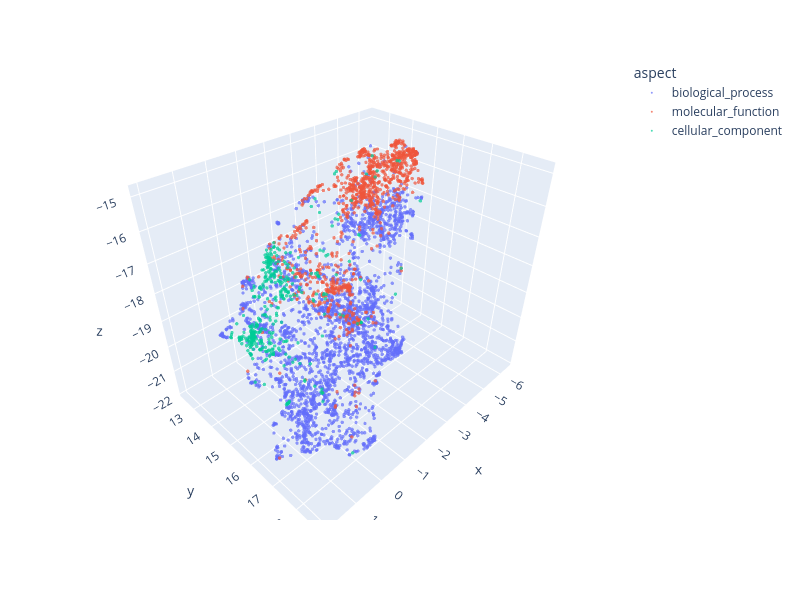
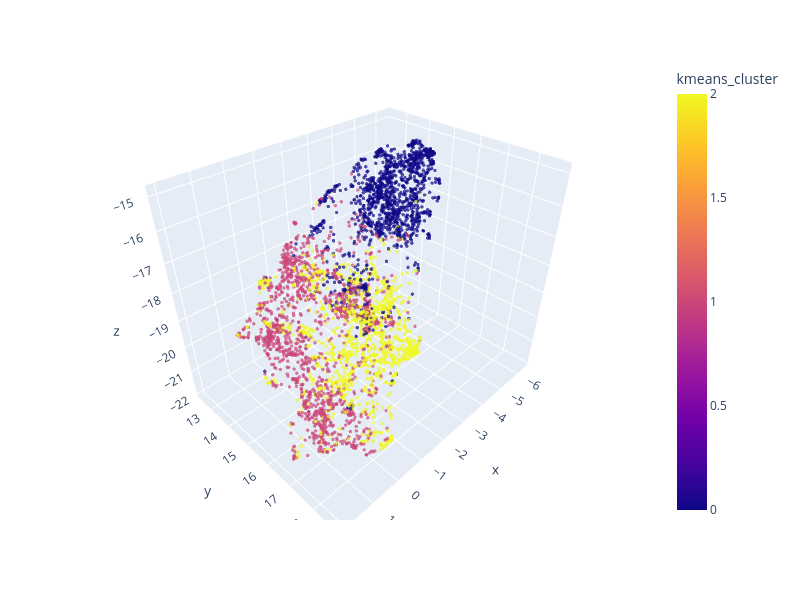

Notebook cell for these charts, in order:
### Code cell
# UMAP single shot

# parameters
n_neighbors = 15
min_dist = 0.2
metric = "cosine"
epoch = 5000
learning_rate = 1
width = 800
height = 600
size = 2
opacity = 0.7

# fit data
reducer = umap.UMAP(
    n_components=3,
    n_neighbors=n_neighbors,
    metric=metric,
    n_epochs=epoch,
    learning_rate=learning_rate,
    min_dist=min_dist,
    verbose=False,
    random_state=42,
)
results = reducer.fit_transform(go_sample)

# add to df
df_umap_sample = pd.DataFrame(results, columns=["x", "y", "z"])

# add columns from go samples
df_umap_sample.insert(0, "go_id", np.array(go_df_sample["go_id"]))
df_umap_sample.insert(1, "aspect", np.array(go_df_sample["aspect"]))
df_umap_sample.insert(2, "name", np.array(go_df_sample["name"]))
df_umap_sample.insert(3, "kmeans_cluster", np.array(go_df_sample["kmeans_cluster"]))

# Save to CSV
df_umap_sample.to_csv(root / "clustering/go/umap_single_pca.csv", index=False)

# interactive plot
width = 800
height = 600

# aspect labels
fig = px.scatter_3d(
    df_umap_sample,
    x="x",
    y="y",
    z="z",
    color="aspect",
    labels={"color": "aspect"},
    hover_data=["name"],
)
fig.update_traces(marker=dict(size=size), opacity=opacity)
fig.update_layout(width=width, height=height)

fig.show()

# kmeans cluster labels
fig = px.scatter_3d(
    df_umap_sample,
    x="x",
    y="y",
    z="z",
    color="kmeans_cluster",
    labels={"color": "cluster"},
    hover_data=["name"],
)

fig.update_traces(marker=dict(size=size), opacity=opacity)
fig.update_layout(width=width, height=height)

fig.show()

### Figure 1 — Plotly figure (JSON) as saved in the notebook; plotly's stock layout.template omitted (floating-point values rounded to 4 significant figures; data arrays with more than 128 entries replaced by an {"elided": "..."} marker saying what was removed)
{"data": [{"customdata": {"elided": "2607x1 str values"}, "hovertemplate": "aspect=biological_process<br>x=%{x}<br>y=%{y}<br>z=%{z}<br>name=%{customdata[0]}<extra></extra>", "legendgroup": "biological_process", "marker": {"color": "#636efa", "size": 2, "symbol": "circle"}, "mode": "markers", "name": "biological_process", "opacity": 0.7, "scene": "scene", "showlegend": true, "type": "scatter3d", "x": {"elided": "2607 float values"}, "y": {"elided": "2607 float values"}, "z": {"elided": "2607 float values"}}, {"customdata": {"elided": "1004x1 str values"}, "hovertemplate": "aspect=molecular_function<br>x=%{x}<br>y=%{y}<br>z=%{z}<br>name=%{customdata[0]}<extra></extra>", "legendgroup": "molecular_function", "marker": {"color": "#EF553B", "size": 2, "symbol": "circle"}, "mode": "markers", "name": "molecular_function", "opacity": 0.7, "scene": "scene", "showlegend": true, "type": "scatter3d", "x": {"elided": "1004 float values"}, "y": {"elided": "1004 float values"}, "z": {"elided": "1004 float values"}}, {"customdata": {"elided": "389x1 str values"}, "hovertemplate": "aspect=cellular_component<br>x=%{x}<br>y=%{y}<br>z=%{z}<br>name=%{customdata[0]}<extra></extra>", "legendgroup": "cellular_component", "marker": {"color": "#00cc96", "size": 2, "symbol": "circle"}, "mode": "markers", "name": "cellular_component", "opacity": 0.7, "scene": "scene", "showlegend": true, "type": "scatter3d", "x": {"elided": "389 float values"}, "y": {"elided": "389 float values"}, "z": {"elided": "389 float values"}}], "layout": {"height": 600, "legend": {"title": {"text": "aspect"}, "tracegroupgap": 0}, "margin": {"t": 60}, "scene": {"domain": {"x": [0, 1], "y": [0, 1]}, "xaxis": {"title": {"text": "x"}}, "yaxis": {"title": {"text": "y"}}, "zaxis": {"title": {"text": "z"}}}, "width": 800}}

### Figure 2 — Plotly figure (JSON) as saved in the notebook; plotly's stock layout.template omitted (floating-point values rounded to 4 significant figures; data arrays with more than 128 entries replaced by an {"elided": "..."} marker saying what was removed)
{"data": [{"customdata": {"elided": "4000x1 str values"}, "hovertemplate": "x=%{x}<br>y=%{y}<br>z=%{z}<br>name=%{customdata[0]}<br>kmeans_cluster=%{marker.color}<extra></extra>", "legendgroup": "", "marker": {"color": {"elided": "4000 int values"}, "coloraxis": "coloraxis", "size": 2, "symbol": "circle"}, "mode": "markers", "name": "", "opacity": 0.7, "scene": "scene", "showlegend": false, "type": "scatter3d", "x": {"elided": "4000 float values"}, "y": {"elided": "4000 float values"}, "z": {"elided": "4000 float values"}}], "layout": {"coloraxis": {"colorbar": {"title": {"text": "kmeans_cluster"}}, "colorscale": [[0, "#0d0887"], [0.1111, "#46039f"], [0.2222, "#7201a8"], [0.3333, "#9c179e"], [0.4444, "#bd3786"], [0.5556, "#d8576b"], [0.6667, "#ed7953"], [0.7778, "#fb9f3a"], [0.8889, "#fdca26"], [1, "#f0f921"]]}, "height": 600, "legend": {"tracegroupgap": 0}, "margin": {"t": 60}, "scene": {"domain": {"x": [0, 1], "y": [0, 1]}, "xaxis": {"title": {"text": "x"}}, "yaxis": {"title": {"text": "y"}}, "zaxis": {"title": {"text": "z"}}}, "width": 800}}
